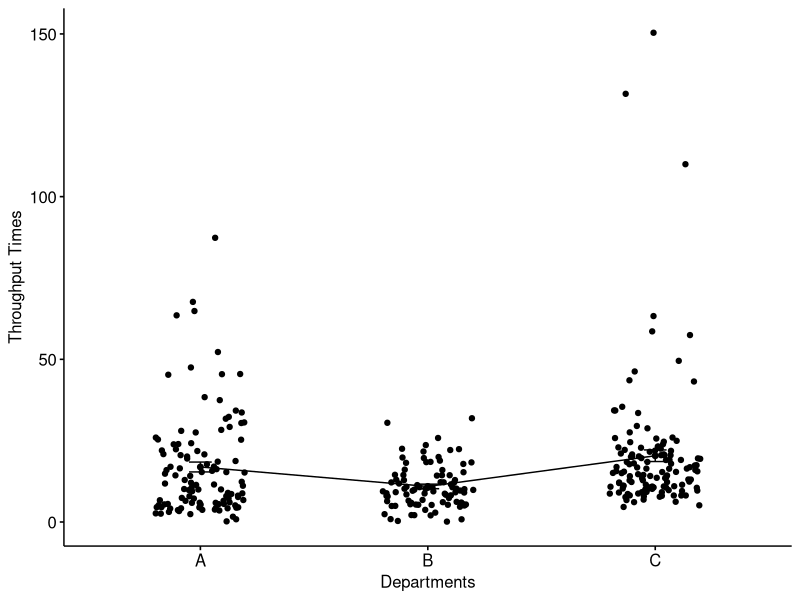
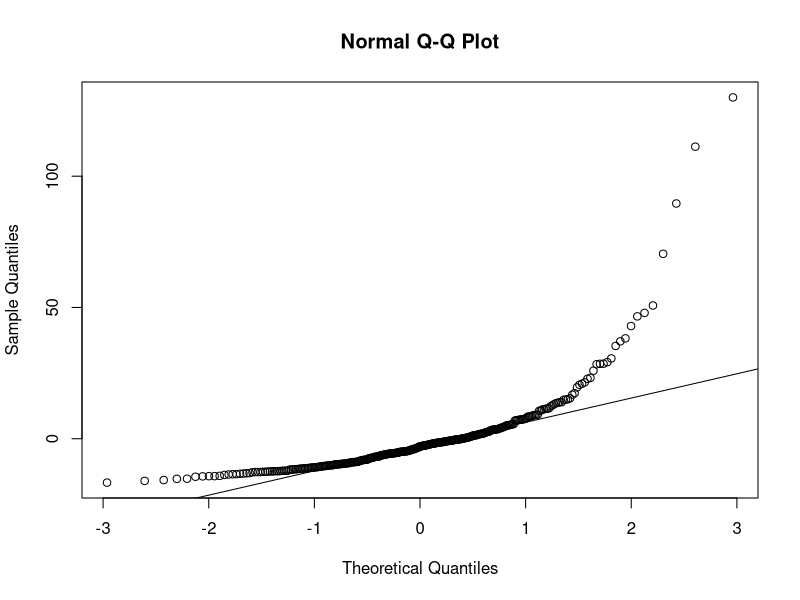
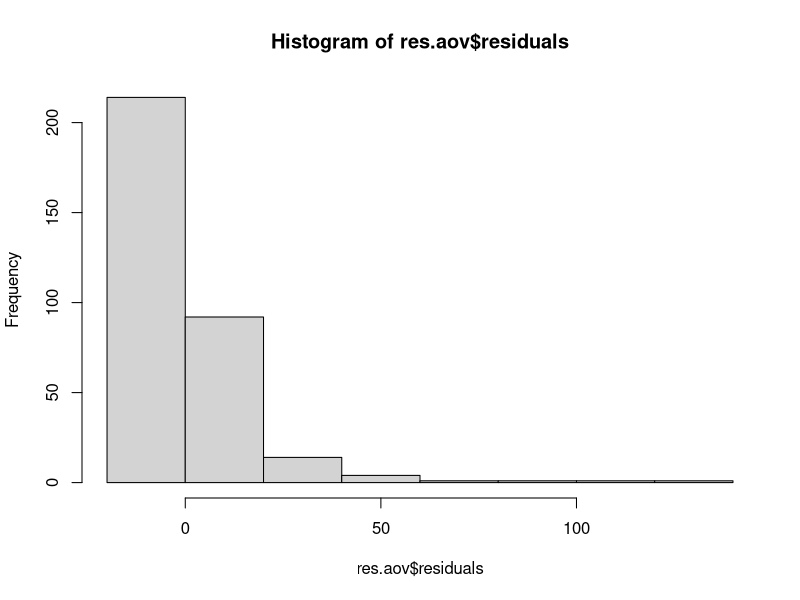

These figures' R source, in order:
# Title     : ANOVA for Departments
# Objective : Does a cat var X has a significant effect in num var Y
# Created by: oscarhernandezlopez
# Created on: 05/07/21

## CTQ: throughput time of a client request in days.
## The work is divided in 3 Departments: A, B and C.

## Are the departments equally fast? i.e. Is the throughput
## time equal across the departments?

require(ggplot2)

data<-read.csv("Departments-Table 1.csv",
               header = TRUE,
               sep = ",",
               stringsAsFactors = FALSE,
               skip = 6) [ ,1:2]

##The format is as it should be

# Compute the analysis of variance
res.aov <- aov(Throughput.times ~ Department, data = data)
# Summary of the analysis
summary(res.aov)

library("ggpubr")
ggline(data, x = "Department", y = "Throughput.times",
       add = c("mean_se", "jitter"),
       order = c("A", "B", "C"),
       ylab = "Throughput Times", xlab = "Departments")

## After the analysis as the p-value < 0.05 it is found
## statistical evidence the throughput time differ across
## departments. Check residuals before validate the conclusion

qqnorm(res.aov$residuals)
qqline(res.aov$residuals)

hist(res.aov$residuals)

## Assumptions are not met, perform Kruskal-Wallis
kruskal.test(data$Throughput.times ~ data$Department, data = data)
## The analysis confirms the conclusion of the ANOVA,
## the p-value<0.05 meaning tHroughput times
## differ across the shifts.

## References:
# http://www.sthda.com/english/wiki/one-way-anova-test-in-r
